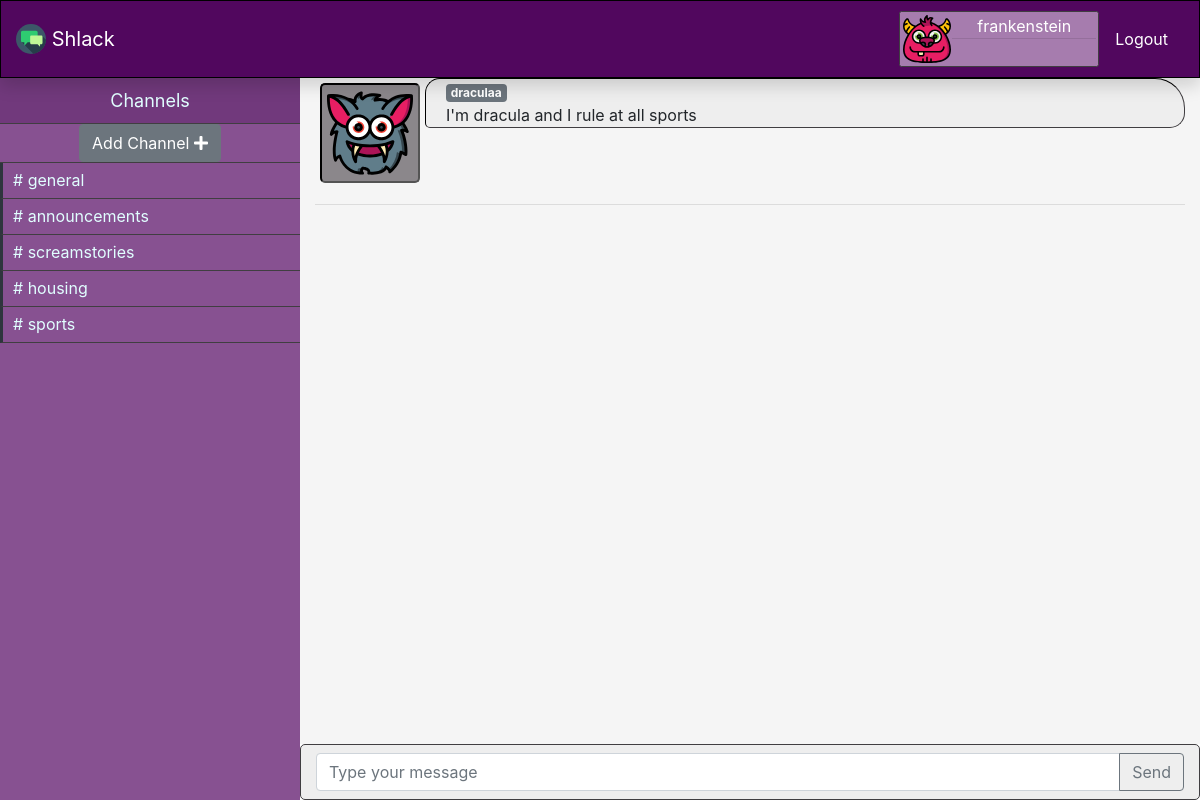
Page /channels/sports (signed in) on the committed database.
### models.py (models this page shows, shortened)
class User(UserMixin, db.Model):
    id = db.Column(db.Integer, primary_key=True)
    avatar = db.Column(db.String(64))
    username = db.Column(db.String(64), index=True, unique=True)
    email = db.Column(db.String(120), index=True, unique=True)
    password_hash = db.Column(db.String(128))
    posts = db.relationship("Post", backref="author", lazy="dynamic")

class Channel(db.Model):
    id = db.Column(db.Integer, primary_key=True)
    name = db.Column(db.String(300))
    posts = db.relationship("Post", backref="channel", lazy="dynamic")

class Post(db.Model):
    id = db.Column(db.Integer, primary_key=True)
    body = db.Column(db.String(300))
    timestamp = db.Column(db.DateTime, index=True, default=datetime.utcnow)
    user_id = db.Column(db.Integer, db.ForeignKey("user.id"))
    channel_id = db.Column(db.Integer, db.ForeignKey("channel.id"))
    @property
    def get_time_passed(self):
        now = datetime.utcnow()
        delta = now - self.timestamp
        print(f"Post.time_passed {delta}", flush=True)
        if timedelta(seconds=0) <= delta < timedelta(minutes=1):
            return "1 min ago"
        elif timedelta(minutes=1) <= delta < timedelta(minutes=60):
            minutes = delta.totalseconds() // 60
            return f"{minutes} minutes ago"
        elif timedelta(minutes=60) <= delta < timedelta(hours=24):
            hours = delta.totalseconds() // 3600
            return f"{hours} minutes ago"
        elif timedelta(hours=24) <= delta < timedelta(days=365):
            days = delta.totalseconds() // 86400
            return f"{days} minutes ago"
        else:
            return "Error occurred"

### application.py (the view, shortened to what this page needs)
@app.route("/channels/<string:channel_name>", methods=["GET", "POST"])
@login_required
def channel(channel_name):
    new_channel_form = NewChannelForm()
    new_post_form = NewPostForm()
    channels = Channel.query.all()
    if not any(channel_name == channel.name for channel in channels):
        return redirect(url_for("channels"))
    cur_channel = Channel.query.filter_by(name=channel_name).first()
    posts = cur_channel.posts
    return render_template("channel.html",
                           new_channel_form=new_channel_form,
                           new_post_form=new_post_form,
                           channels=channels,
                           posts=posts)

### forms.py (shortened to what this page needs)
class NewChannelForm(FlaskForm):
    channel_name = StringField("Channel Name", validators=[DataRequired()])
    submit = SubmitField("Create")

class NewPostForm(FlaskForm):
    post_body = StringField("Post Body", validators=[DataRequired()])
    user_id = IntegerField("User ID")
    datetime = DateTimeField()
    submit = SubmitField("Send")

### models.py (called while the page is built)
@login.user_loader
def load_user(id_):
    return User.query.get(int(id_))

### templates/channel.html (shortened to what this page needs)
{% extends "layout.html" %}
{% block body %}
  <div id="sidebar" class="sidebar container-fluid">
    <div class="header">Channels</div>
    <div class="menu-list">
      <ul id="menu-content" class="menu-content collapse">
        <li class="add-channel justify-content-center d-flex">
          <button class="btn btn-secondary " data-target="#channel-modal" data-toggle="modal"> Add Channel <i
              class="fa fa-plus"></i></button>
        </li>
        {% for channel in channels %}
          <li class="channel">
            <a href={{ url_for('channel', channel_name=channel.name) }}># {{ channel.name }} </a>
          </li>
        {% endfor %}
      </ul>
    </div>
  </div>
  <div id="main" class="container-fluid">
    <div class="row">
      <div id="messages" class="col-12">
        {% for post in posts %}
          {% include "_post.html" %}
        {% endfor %}
      </div>
    </div>
    <form action="" method="POST" novalidate>
      <div id="message-box" class="row">
        <div class="col-12 message-box py-2">
          <div class="input-group ">
            {{ new_post_form.post_body(class_="form-control", placeholder="Type your message") }}
            <div class="input-group-append">
              {{ new_post_form.submit(class_="btn btn-outline-secondary") }}
            </div>
          </div>
        </div>
      </div>
    </form>
  </div>
{% endblock %}

### templates/layout.html (shortened to what this page needs)
<!DOCTYPE html>
<html lang="en">
<head>
  <link rel="stylesheet" href="https://maxcdn.bootstrapcdn.com/bootstrap/4.5.0/css/bootstrap.min.css">
  <link rel="stylesheet" href="https://stackpath.bootstrapcdn.com/font-awesome/4.7.0/css/font-awesome.min.css" type="text/css">
  <link rel="stylesheet" href="https://cdnjs.cloudflare.com/ajax/libs/font-awesome/5.14.0/css/all.min.css" type="text/css">
  <link rel="stylesheet" href="https://cdnjs.cloudflare.com/ajax/libs/font-awesome/5.14.0/css/regular.min.css" type="text/css">
  <link rel="stylesheet" href="https://cdnjs.cloudflare.com/ajax/libs/font-awesome/5.14.0/css/solid.min.css" type="text/css">
  <link rel="stylesheet" type="text/css" href="{{ url_for('static', filename='style.css' ) }}">
</head>
<body>
<div id="navbar" class="container-fluid fixed-top position-sticky shadow">
      <ul class="navbar-list">
        <li>
          <a class="navbar-brand" href="{{url_for('index')}}">
            <img src="/static/images/brand-icons/017-speech-bubble-2.svg" width="30" height="30" class="d-inline-block align-top" alt="">
          Shlack
          </a>
        </li>
        {% if not current_user.is_authenticated %}
        <li class="nav-item ml-auto">
          <a class="nav-link" href="{{ url_for("login") }}">Login</a>
        </li>
        <li class="nav-item">
          <a class="nav-link nav-fill" href="{{ url_for("signup") }}">Sign Up</a>
        </li>
      {% else %}
        <li class="nav-item ml-auto">
          <div class="usercard d-flex flex-row no-gutters">
              <img src={{ current_user.avatar }}/>
            <div class="col">
              <p class="text-center text-white my-0">{{ current_user.username }}</p>
              <hr class="my-0">
              </div>
          </div>
        </li>
        <li class="nav-item pl-0">
          <a class="nav-link" href="{{ url_for("logout") }}">Logout</a>
        </li>
      {% endif %}
      </ul>
</div>
{% block body %}{% endblock %}
</body>
</html>

### templates/_post.html
{% if current_user == post.author %}
  <div class="media chat self">
    <img src={{ post.author.avatar }} style="height: 100px;"/>
    <div class="media-body">
      <h4><span class="badge badge-primary">{{ post.author.username }}</span></h4>
      <p class="timestamp"> {{ post.get_time_passed }} </p>
      <p>{{ post.body }}</p>
    </div>
  </div>
  <hr>
{% else %}
  <div class="media chat">
    <img src={{ post.author.avatar }} style="height: 100px;"/>
    <div class="media-body">
      <p class="timestamp"> <span class="badge badge-secondary">{{ post.author.username }}</span> {{ post.get_time_passed }}</p>
      <p>{{ post.body }}</p>
    </div>
  </div>
  <hr>
{% endif %}

### static/style.css (style rules this page uses)
* { box-sizing: border-box; }
body, html { margin: 0px; padding: 0px; max-height: 100%; height: 100%; }
#navbar { background: #51075e; border: 1px solid black; }
.navbar-list { display: flex; flex-direction: row; list-style: none; align-items: center; margin: 10px 0; padding: 0; }
.navbar-list .navbar-brand, .navbar-list .nav-link { color: #ffffff; align-items: center; }
.usercard { background: #a67cae; border: 1px solid #403e41; padding: 2px; border-radius: 2.5px; width: 200px; }
.usercard img { padding: 1px; border-radius: 2.5px; width: 50px; height: 50px; }
.sidebar { overflow: auto; background-color: #875191; position: fixed; left: 0px; padding: 0px; width: 300px; height: 100%; color: #e1ffff; }
.sidebar .menu-content { padding: 0px; }
.sidebar .header { background-color: #71397c; border-bottom: 1px solid #403e41; line-height: 45px; display: block; text-align: center; font-size: large; }
.sidebar .add-channel { border-style: none; border-bottom: 1px solid #403e41; }
.sidebar .channel { list-style: none; padding: 0px; margin: 0px; line-height: 35px; cursor: pointer; }
.sidebar .channel { padding-left: 0px; border-left: 3px solid #2e353d; border-bottom: 1px solid #403e41; }
.sidebar .channel a { text-decoration: none; color: #e1ffff; padding-left: 10px; }
#main { overflow: auto; background: #f5f5f5; }
#message-box { position: fixed; bottom: 0; background: #eeeeee; border: 1px solid #403e41; border-radius: 5px; }
.media { display: flex; flex-direction: row; border-radius: 5px; margin-bottom: 5px; }
.media .timestamp { font-weight: bold; margin: 0; }
.media img { height: 100px; padding: 5px; margin: 5px; background: #8b878b; border: 2px inset black; border-radius: 5px; align-self: flex-end; }
.media-body { background: #eeeeee; border: 1.5px inset #403e41; border-radius: 15px 30px 15px 5px; padding: 0px 20px; margin-bottom: 5px; }
.media-body p { margin-bottom: 0px; }
@media (min-width: 767px) { .sidebar .menu-list .menu-content { display: block; } }
@media (min-width: 767px) { #main { width: calc(100% - 300px); float: right; } }
@media (min-width: 767px) { #message-box { width: calc(100% - 300px); } }

### rows in the picture
User: avatar (picture), username "frankenstein"
Channel: name "general"
Channel: name "announcements"
Channel: name "screamstories"
Channel: name "housing"
Channel: name "sports"
Post: author.avatar (picture), author.username "draculaa", body "I'm dracula and I rule at all sports"
